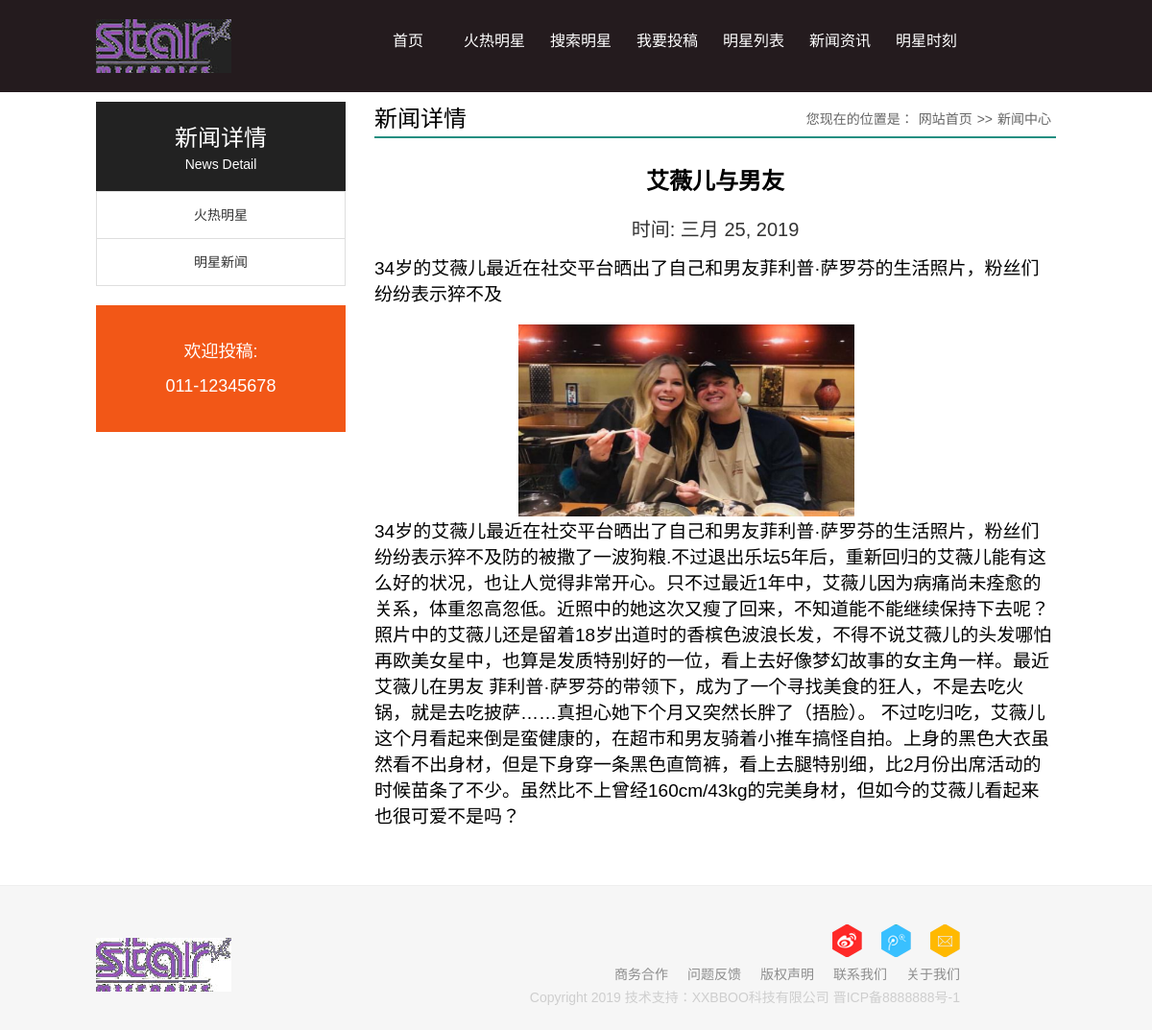
The page /article_detail/1 on the database its author committed.
### Star/models.py (models this page shows)
class Article(models.Model):
    title = models.CharField(max_length=32)
    date = models.DateField()
    content = models.TextField()
    picture = models.ImageField(upload_to="images")
    label = models.CharField(max_length=16)

### Star/views.py (the view)
# urls.py: re_path('article_detail/(?P<id>\d+)',article_detail),
def article_detail(request,id):
    id = int(id)
    article = Article.objects.filter(id =id).first()
    return render(request,"article.html",locals())

### templateTag/templatetags/selftag.py (called while the page is built)
@register.filter("part")
def part(str):
    return str[:45]

### templates/article.html (shortened to what this page needs)
{% extends "base.html" %}
{% load selftag %}
{% block container %}
<div  class="mainbox">
<div class="menu_box left">
    <h2>新闻详情<span>News Detail</span></h2>
    <ul class="news_menu">
      <li><a href="/index/#works">火热明星</a></li>
      <li><a href="/index/#news">明星新闻</a></li>
    </ul>
    <div class="hot_line">
      <p>欢迎投稿:</p>
      <span>011-12345678</span> </div>
  </div>
  <div class="news_box right">
    <h2 class="nh1"><span>您现在的位置是：<a href="/" target="_blank">网站首页</a>>><a href="#" target="_blank">新闻中心</a></span><b>新闻详情</b></h2>
    <div class="f_box">
      <p class="a_title">{{ article.label }}</p>
      <p class="p_title">时间: {{ article.date }}</p>
        <p class="article">{{ article.content|part }}</p>
    </div>
      <img style="width: 350px;height: 200px;margin-left: 150px" src="/static/{{ article.picture }}">
      <p class="article" style="margin-bottom: 50px">{{ article.content }}</p>
  </div>
</div>
{% endblock %}

### static/css/base.css (style rules this page uses)
body, ol, ul, h1, h2, h3, h4, h5, h6, p, th, td, dl, dd, form, fieldset, legend, input, textarea, select { margin: 0; padding: 0; }
body { font: 12px Arial, "Microsoft Yahei", Helvetica, sans-serif; -webkit-text-size-adjust: 100%; }
a { color: #333; text-decoration: none }
li { list-style: none; }
img { border: 0; vertical-align: middle; }
p { word-wrap: break-word }
.left { float: left; }
.right { float: right; }
.mainbox { width:1000px; margin:10px auto; overflow:hidden }

### static/css/main.css (style rules this page uses)
.menu_box { width: 260px; }
.menu_box h2 { background: #222; padding: 20px 30px; font-size: 24px; line-height: 36px; color: #fff; font-weight: normal; text-align: center }
.menu_box h2 span { display: block; font-size: 14px; line-height: 18px; }
.news_menu li { line-height: 48px; border: 1px solid #dedede; margin-top: -1px; text-align: center }
.news_menu li a { display: block; font-size: 14px; transition: all 0.25s; }
.news_box { width: 710px }
.nh1 { font-size: 24px; line-height: 36px; border-bottom: #258f81 2px solid; }
.nh1 b { font-weight: normal }
.nh1 span { float: right; font-size: 14px; color: #666; font-weight: normal }
.nh1 span a { color: #666; margin: 0 5px }
.hot_line { background: #F25717; text-align: center; color: #FFF; padding: 30px 0; margin: 20px 0; font-size: 18px; line-height: 36px }
.f_box { margin: 20px 0 }
.a_title { text-align: center; font-size: 24px; font-weight: bold; color: #000; line-height: 50px }
.p_title { text-align: center; font-size: 20px; color: #333; line-height: 50px; }

### templates/article.html (style rules this page uses)
.article { font-size: 19px; }

### rows shown on the page
Article: label "艾薇儿与男友", date "三月 25, 2019", content|part "34岁的艾薇儿最近在社交平台晒出了自己和男友菲利普·萨罗芬的生活照片，粉丝们纷纷表示猝不及", picture (picture), content "34岁的艾薇儿最近在社交平台晒出了自己和男友菲利普·萨罗芬的生活照片，粉丝们纷纷表示猝不及防的被撒了一波狗粮.不过退出乐坛5年后，重新回归的艾薇儿能有这么好的状况，也让人觉得非常开心。只不过最近1年中，艾薇儿因为病痛尚未痊愈的关系，体重忽高忽低。近照中的她这次又瘦了回来，不知道能不能继续保持下去呢？ 照片中的艾薇儿还是留着18岁出道时的香槟色波浪长发，不得不说艾薇儿的头发哪怕再欧美女星中，也算是发质特别好的一位，看上去好像梦幻故事的女主角一样。最近艾薇儿在男友 菲利普·萨罗芬的带领下，成为了一个寻找美食的狂人，不是去吃火锅，就是去吃披萨……真担心她下个月又突然长胖了（捂脸）。 不过吃归吃，艾薇儿这个月看起来倒是蛮健康的，在超市和男友骑着小推车搞怪自拍。上身的黑色大衣虽然看不出身材，但是下身穿一条黑色直筒裤，看上去腿特别细，比2月份出席活动的时候苗条了不少。虽然比不上曾经160cm/43kg的完美身材，但如今的艾薇儿看起来也很可爱不是吗？"
